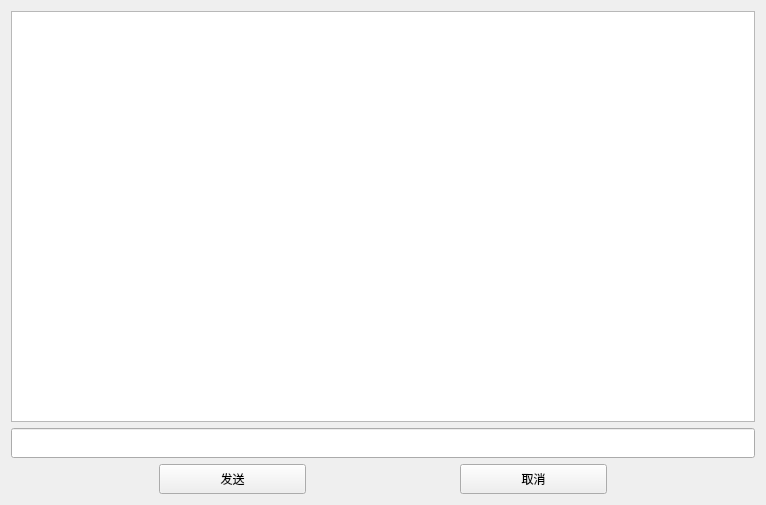
<?xml version="1.0" encoding="UTF-8"?>
<ui version="4.0">
 <class>QTerminal</class>
 <widget class="QWidget" name="QTerminal">
  <property name="geometry">
   <rect>
    <x>0</x>
    <y>0</y>
    <width>766</width>
    <height>505</height>
   </rect>
  </property>
  <property name="windowTitle">
   <string>Form</string>
  </property>
  <layout class="QGridLayout" name="gridLayout">
   <item row="0" column="0">
    <widget class="QTextEdit" name="textEdit"/>
   </item>
   <item row="1" column="0">
    <widget class="QLineEdit" name="commandEdit">
     <property name="sizePolicy">
      <sizepolicy hsizetype="Expanding" vsizetype="Fixed">
       <horstretch>0</horstretch>
       <verstretch>0</verstretch>
      </sizepolicy>
     </property>
     <property name="minimumSize">
      <size>
       <width>0</width>
       <height>30</height>
      </size>
     </property>
    </widget>
   </item>
   <item row="2" column="0">
    <layout class="QHBoxLayout" name="horizontalLayout">
     <item>
      <spacer name="horizontalSpacer_2">
       <property name="orientation">
        <enum>Qt::Horizontal</enum>
       </property>
       <property name="sizeHint" stdset="0">
        <size>
         <width>40</width>
         <height>20</height>
        </size>
       </property>
      </spacer>
     </item>
     <item>
      <widget class="QPushButton" name="commandButton">
       <property name="sizePolicy">
        <sizepolicy hsizetype="Expanding" vsizetype="Fixed">
         <horstretch>0</horstretch>
         <verstretch>0</verstretch>
        </sizepolicy>
       </property>
       <property name="minimumSize">
        <size>
         <width>0</width>
         <height>30</height>
        </size>
       </property>
       <property name="text">
        <string>发送</string>
       </property>
      </widget>
     </item>
     <item>
      <spacer name="horizontalSpacer">
       <property name="orientation">
        <enum>Qt::Horizontal</enum>
       </property>
       <property name="sizeHint" stdset="0">
        <size>
         <width>40</width>
         <height>20</height>
        </size>
       </property>
      </spacer>
     </item>
     <item>
      <widget class="QPushButton" name="cancelButton">
       <property name="sizePolicy">
        <sizepolicy hsizetype="Expanding" vsizetype="Fixed">
         <horstretch>0</horstretch>
         <verstretch>0</verstretch>
        </sizepolicy>
       </property>
       <property name="minimumSize">
        <size>
         <width>0</width>
         <height>30</height>
        </size>
       </property>
       <property name="text">
        <string>取消</string>
       </property>
      </widget>
     </item>
     <item>
      <spacer name="horizontalSpacer_3">
       <property name="orientation">
        <enum>Qt::Horizontal</enum>
       </property>
       <property name="sizeHint" stdset="0">
        <size>
         <width>40</width>
         <height>20</height>
        </size>
       </property>
      </spacer>
     </item>
    </layout>
   </item>
  </layout>
 </widget>
 <resources/>
 <connections/>
</ui>
